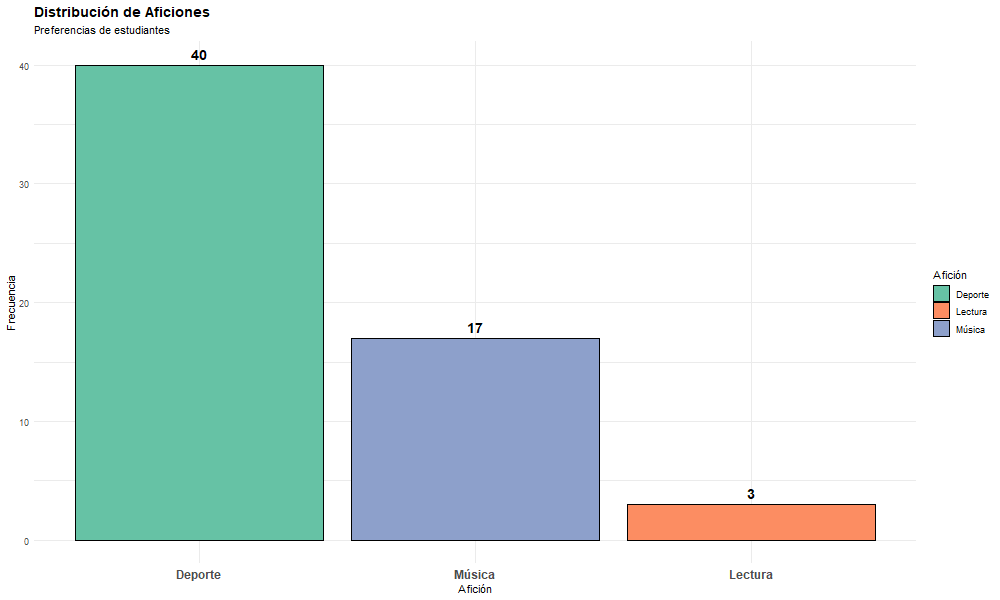

Here is the R script that generated this plot:
png("05_ggplot_Aficion.png", width = 1000, height = 600)
datos %>%
  group_by(Afición) %>%
  summarise(Frecuencia = n()) %>%
  ggplot(aes(x = reorder(Afición, -Frecuencia), y = Frecuencia, fill = Afición)) +
  geom_bar(stat = 'identity', color = 'black') +
  geom_text(aes(label = Frecuencia), vjust = -0.5, size = 5, fontface = 'bold') +
  labs(title = 'Distribución de Aficiones',
       x = 'Afición',
       y = 'Frecuencia',
       subtitle = 'Preferencias de estudiantes') +
  theme_minimal() +
  theme(axis.text.x = element_text(size = 12, face = 'bold'),
        plot.title = element_text(face = 'bold', size = 14),
        legend.position = 'right') +
  scale_fill_brewer(palette = 'Set2')
dev.off()